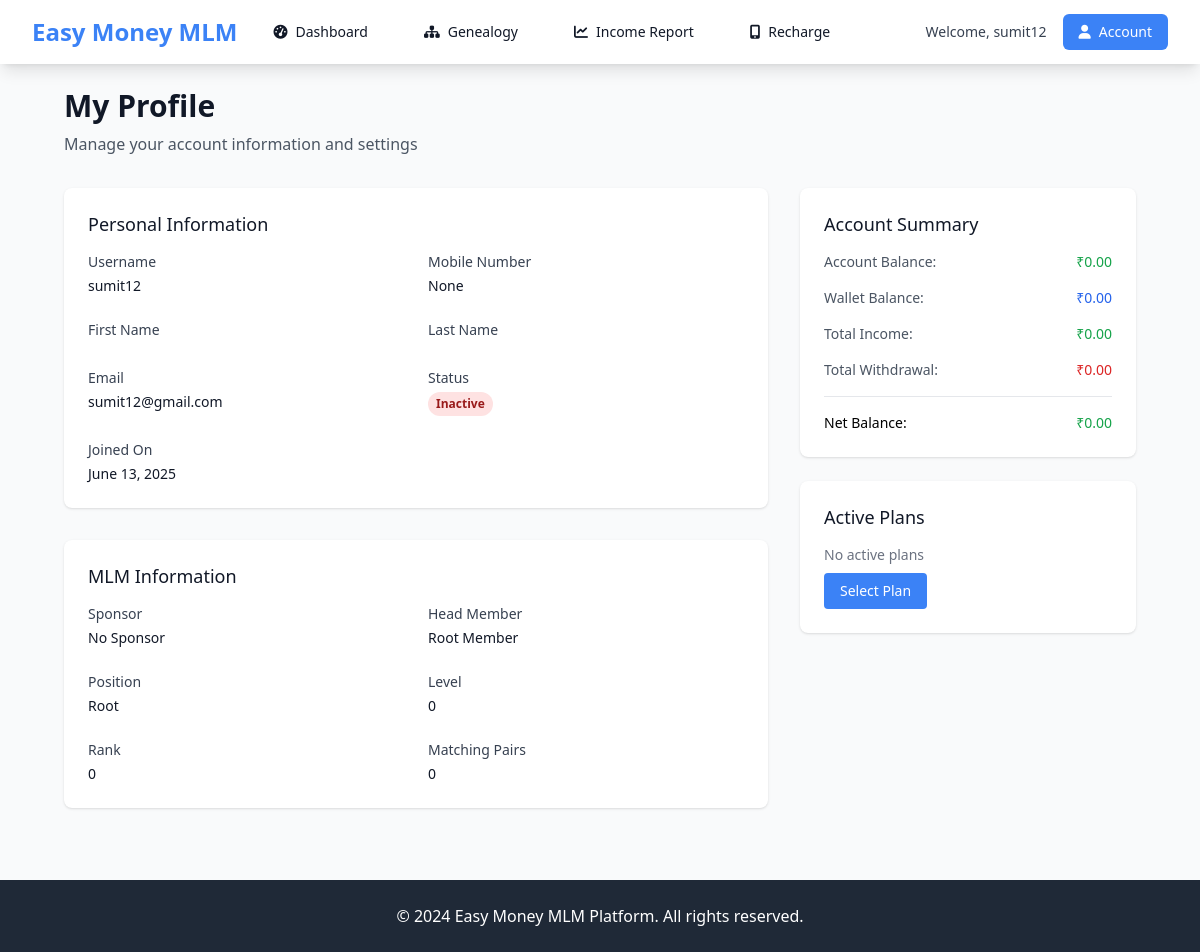
The app's page /dashboard/profile/ (signed in) with its own data.
### mlm_app/models.py (models this page shows, shortened)
class Member(models.Model):
    POSITION_CHOICES = [
        ('Left', 'Left'),
        ('Right', 'Right'),
    ]
    BLOCK_CHOICES = [
        ('True', 'True'),
        ('False', 'False'),
    ]
    STATUS_CHOICES = [
        ('Active', 'Active'),
        ('Inactive', 'Inactive'),
    ]
    user = models.OneToOneField(settings.AUTH_USER_MODEL, on_delete=models.CASCADE, related_name='mlm_profile')
    profile_image = models.ImageField(upload_to='profile_images/', null=True, blank=True)
    mobile_no = models.CharField(max_length=10, unique=True, null=True, blank=True)
    sponsor = models.ForeignKey(settings.AUTH_USER_MODEL, null=True, blank=True, on_delete=models.SET_NULL, related_name='sponsored_users')
    head_member = models.ForeignKey(settings.AUTH_USER_MODEL, null=True, blank=True, on_delete=models.SET_NULL, related_name='head_users')
    left = models.ForeignKey(settings.AUTH_USER_MODEL, null=True, blank=True, on_delete=models.SET_NULL, related_name='left_users')
    right = models.ForeignKey(settings.AUTH_USER_MODEL, null=True, blank=True, on_delete=models.SET_NULL, related_name='right_users')
    position = models.CharField(max_length=10, choices=POSITION_CHOICES, null=True, blank=True)
    level = models.PositiveIntegerField(default=0)
    account_balance = models.DecimalField(max_digits=15, decimal_places=2, default=Decimal('0.00'))
    today_income = models.DecimalField(max_digits=15, decimal_places=2, default=Decimal('0.00'))
    total_income = models.DecimalField(max_digits=15, decimal_places=2, default=Decimal('0.00'))
    direct_income = models.DecimalField(max_digits=15, decimal_places=2, default=Decimal('0.00'))
    level_income = models.DecimalField(max_digits=15, decimal_places=2, default=Decimal('0.00'))
    resale_income = models.DecimalField(max_digits=15, decimal_places=2, default=Decimal('0.00'))
    rank_no = models.PositiveIntegerField(default=0)
    matching_pairs = models.PositiveIntegerField(default=0)
    all_matching_pairs = models.PositiveIntegerField(default=0)
    matching_income = models.DecimalField(max_digits=15, decimal_places=2, default=Decimal('0.00'), help_text="Income from matching bonus.")
    wallet_balance = models.DecimalField(max_digits=15, decimal_places=2, default=Decimal('0.00'), help_text="Wallet balance for the member.")
    total_withdrawal = models.DecimalField(max_digits=15, decimal_places=2, default=Decimal('0.00'), help_text="Total amount withdrawn.")
    status = models.CharField(max_length=10, choices=STATUS_CHOICES, default="Inactive")
    block = models.CharField(max_length=10, choices=BLOCK_CHOICES, default="False")
    last_updated = models.DateTimeField(auto_now=True)
    joined_on = models.DateTimeField(auto_now_add=True)
    class Meta:
        verbose_name = 'MLM Profile'
        verbose_name_plural = 'MLM Profiles'
        ordering = ['-joined_on']
        indexes = [
            models.Index(fields=['user']),
            models.Index(fields=['mobile_no']),
            models.Index(fields=['position']),
            models.Index(fields=['status']),
        ]

### mlm_app/views.py (the view)
# urls.py: path('dashboard/profile/', views.profile, name='profile'),
@login_required
def profile(request):
    member = get_object_or_404(Member, user=request.user)
    context = {
        'member': member,
    }
    return render(request, 'dashboard/profile.html', context)

### templates/dashboard/profile.html (shortened to what this page needs)
{% extends 'base.html' %}
{% block content %}
<div class="px-4 sm:px-6 lg:px-8">
    <div class="mb-8">
        <h1 class="text-3xl font-bold text-gray-900">My Profile</h1>
        <p class="mt-2 text-gray-600">Manage your account information and settings</p>
    </div>
    <div class="grid grid-cols-1 lg:grid-cols-3 gap-8">
        <div class="lg:col-span-2">
            <div class="bg-white shadow rounded-lg">
                <div class="px-4 py-5 sm:p-6">
                    <h3 class="text-lg leading-6 font-medium text-gray-900 mb-4">Personal Information</h3>
                    <div class="grid grid-cols-1 md:grid-cols-2 gap-6">
                        <div>
                            <label class="block text-sm font-medium text-gray-700">Username</label>
                            <p class="mt-1 text-sm text-gray-900">{{ user.username }}</p>
                        </div>
                        <div>
                            <label class="block text-sm font-medium text-gray-700">Mobile Number</label>
                            <p class="mt-1 text-sm text-gray-900">{{ member.mobile_no }}</p>
                        </div>
                        <div>
                            <label class="block text-sm font-medium text-gray-700">First Name</label>
                        </div>
                        <div>
                            <label class="block text-sm font-medium text-gray-700">Last Name</label>
                        </div>
                        <div>
                            <label class="block text-sm font-medium text-gray-700">Email</label>
                            <p class="mt-1 text-sm text-gray-900">{{ user.email }}</p>
                        </div>
                        <div>
                            <label class="block text-sm font-medium text-gray-700">Status</label>
                            <span class="mt-1 inline-flex px-2 py-1 text-xs font-semibold rounded-full
                                {% if member.status == 'Active' %}bg-green-100 text-green-800{% else %}bg-red-100 text-red-800{% endif %}">
                                {{ member.status }}
                            </span>
                        </div>
                        <div class="md:col-span-2">
                            <label class="block text-sm font-medium text-gray-700">Joined On</label>
                            <p class="mt-1 text-sm text-gray-900">{{ member.joined_on|date:"F d, Y" }}</p>
                        </div>
                    </div>
                </div>
            </div>
            <div class="bg-white shadow rounded-lg mt-8">
                <div class="px-4 py-5 sm:p-6">
                    <h3 class="text-lg leading-6 font-medium text-gray-900 mb-4">MLM Information</h3>
                    <div class="grid grid-cols-1 md:grid-cols-2 gap-6">
                        <div>
                            <label class="block text-sm font-medium text-gray-700">Sponsor</label>
                            <p class="mt-1 text-sm text-gray-900">
                                {% if member.sponsor %}{{ member.sponsor.username }}{% else %}No Sponsor{% endif %}
                            </p>
                        </div>
                        <div>
                            <label class="block text-sm font-medium text-gray-700">Head Member</label>
                            <p class="mt-1 text-sm text-gray-900">
                                {% if member.head_member %}{{ member.head_member.username }}{% else %}Root Member{% endif %}
                            </p>
                        </div>
                        <div>
                            <label class="block text-sm font-medium text-gray-700">Position</label>
                            <p class="mt-1 text-sm text-gray-900">{{ member.position|default:"Root" }}</p>
                        </div>
                        <div>
                            <label class="block text-sm font-medium text-gray-700">Level</label>
                            <p class="mt-1 text-sm text-gray-900">{{ member.level }}</p>
                        </div>
                        <div>
                            <label class="block text-sm font-medium text-gray-700">Rank</label>
                            <p class="mt-1 text-sm text-gray-900">{{ member.rank_no }}</p>
                        </div>
                        <div>
                            <label class="block text-sm font-medium text-gray-700">Matching Pairs</label>
                            <p class="mt-1 text-sm text-gray-900">{{ member.matching_pairs }}</p>
                        </div>
                    </div>
                </div>
            </div>
        </div>
        <div class="lg:col-span-1">
            <div class="bg-white shadow rounded-lg">
                <div class="px-4 py-5 sm:p-6">
                    <h3 class="text-lg leading-6 font-medium text-gray-900 mb-4">Account Summary</h3>
                    <div class="space-y-4">
                        <div class="flex justify-between">
                            <span class="text-sm text-gray-600">Account Balance:</span>
                            <span class="text-sm font-medium text-green-600">₹{{ member.account_balance|floatformat:2 }}</span>
                        </div>
                        <div class="flex justify-between">
                            <span class="text-sm text-gray-600">Wallet Balance:</span>
                            <span class="text-sm font-medium text-blue-600">₹{{ member.wallet_balance|floatformat:2 }}</span>
                        </div>
                        <div class="flex justify-between">
                            <span class="text-sm text-gray-600">Total Income:</span>
                            <span class="text-sm font-medium text-green-600">₹{{ member.total_income|floatformat:2 }}</span>
                        </div>
                        <div class="flex justify-between">
                            <span class="text-sm text-gray-600">Total Withdrawal:</span>
                            <span class="text-sm font-medium text-red-600">₹{{ member.total_withdrawal|floatformat:2 }}</span>
                        </div>
                        <hr>
                        <div class="flex justify-between font-medium">
                            <span class="text-sm">Net Balance:</span>
                            <span class="text-sm text-green-600">₹{{ member.account_balance|add:member.wallet_balance|floatformat:2 }}</span>
                        </div>
                    </div>
                </div>
            </div>
            <div class="bg-white shadow rounded-lg mt-6">
                <div class="px-4 py-5 sm:p-6">
                    <h3 class="text-lg leading-6 font-medium text-gray-900 mb-4">Active Plans</h3>
                    {% if member.plans.exists %}
                        {% for plan in member.plans.all %}
                        <div class="border rounded-lg p-3 mb-3">
                            <h4 class="font-medium">{{ plan.plan.name }}</h4>
                            <p class="text-sm text-gray-600">₹{{ plan.plan.price }}</p>
                            <p class="text-xs text-gray-500">Activated: {{ plan.activated_on|date:"M d, Y" }}</p>
                        </div>
                        {% endfor %}
                    {% else %}
                        <p class="text-gray-500 text-sm">No active plans</p>
                        <a href="{% url 'select_plan' %}" class="mt-2 inline-block bg-primary text-white px-4 py-2 rounded text-sm hover:bg-secondary">
                            Select Plan
                        </a>
                    {% endif %}
                </div>
            </div>
        </div>
    </div>
</div>
{% endblock %}

### templates/base.html (shortened to what this page needs)
<!DOCTYPE html>
<html lang="en">
<head>
    <script src="https://cdn.tailwindcss.com"></script>
    <link rel="stylesheet" href="https://cdnjs.cloudflare.com/ajax/libs/font-awesome/6.0.0/css/all.min.css">
    <link rel="stylesheet" href="/static/css/styles.css">
</head>
<body class="bg-gray-50 min-h-screen">
    {% if user.is_authenticated %}
    <nav class="bg-white shadow-lg">
        <div class="max-w-7xl mx-auto px-4 sm:px-6 lg:px-8">
            <div class="flex justify-between h-16">
                <div class="flex items-center">
                    <div class="flex-shrink-0">
                        <h1 class="text-2xl font-bold text-primary">Easy Money MLM</h1>
                    </div>
                    <div class="hidden md:ml-6 md:flex md:space-x-8">
                        <a href="{% url 'dashboard' %}" class="text-gray-900 hover:text-primary px-3 py-2 rounded-md text-sm font-medium">
                            <i class="fas fa-tachometer-alt mr-2"></i>Dashboard
                        </a>
                        <a href="{% url 'genealogy' %}" class="text-gray-900 hover:text-primary px-3 py-2 rounded-md text-sm font-medium">
                            <i class="fas fa-sitemap mr-2"></i>Genealogy
                        </a>
                        <a href="{% url 'income_report' %}" class="text-gray-900 hover:text-primary px-3 py-2 rounded-md text-sm font-medium">
                            <i class="fas fa-chart-line mr-2"></i>Income Report
                        </a>
                        <a href="{% url 'mobile_recharge' %}" class="text-gray-900 hover:text-primary px-3 py-2 rounded-md text-sm font-medium">
                            <i class="fas fa-mobile-alt mr-2"></i>Recharge
                        </a>
                    </div>
                </div>
                <div class="flex items-center space-x-4">
                    <div class="text-sm text-gray-700">
                        Welcome, <span class="font-medium">{{ user.first_name|default:user.username }}</span>
                    </div>
                    <div class="relative">
                        <button class="bg-primary text-white px-4 py-2 rounded-md text-sm font-medium hover:bg-secondary" onclick="toggleDropdown()">
                            <i class="fas fa-user mr-2"></i>Account
                        </button>
                    </div>
                </div>
            </div>
        </div>
    </nav>
    {% endif %}
    <main class="max-w-7xl mx-auto py-6 sm:px-6 lg:px-8">
        {% block content %}
        {% endblock %}
    </main>
    <footer class="bg-gray-800 text-white mt-12">
        <div class="max-w-7xl mx-auto py-6 px-4 sm:px-6 lg:px-8">
            <div class="text-center">
                <p>&copy; 2024 Easy Money MLM Platform. All rights reserved.</p>
            </div>
        </div>
    </footer>
</body>
</html>

### static/css/styles.css (style rules this page uses)
:root { --primary: #3B82F6; --primary-dark: #1E40AF; --secondary: #10B981; --warning: #F59E0B; --danger: #EF4444; --success: #10B981; --light: #F8FAFC; --dark: #1F2937; --border: #E5E7EB; }

### records on screen
Member: mobile_no "None", status "Inactive", joined_on "June 13, 2025", position "Root", level "0", rank_no "0", matching_pairs "0", account_balance "0.00", wallet_balance "0.00", total_income "0.00", total_withdrawal "0.00", account_balance|add "0.00"

### other values on screen
{{ user.first_name|default:user.username }} "sumit12"
{{ user.username }} "sumit12"
{{ user.email }} "sumit12@gmail.com"
